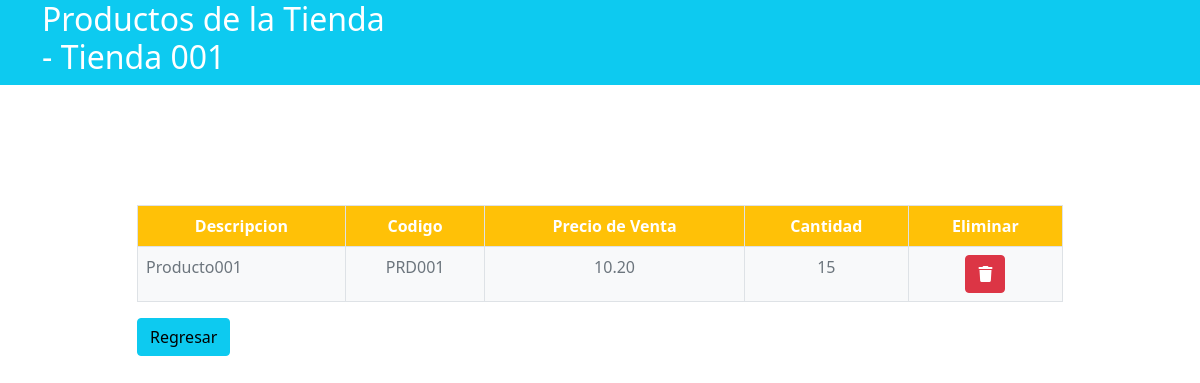
The app's page /gestionTienda/verProducto/9 with its own data.
### gestionTienda/models.py (models this page shows)
class Tienda(models.Model):
    direccionTienda = models.CharField(max_length=32, blank = True, null = True)
    provinciaTienda = models.CharField(max_length=32, blank = True, null = True)
    regionTienda = models.CharField(max_length=32, blank = True, null = True)
    fechaTienda = models.CharField(max_length=32, blank = True, null = True)
    telefonoTienda = models.CharField(max_length=32, blank = True, null = True)

class Producto(models.Model):
    descripcionProducto = models.CharField(max_length=32, blank = True, null = True)
    codigoProducto = models.CharField(max_length=32, blank = True, null = True)
    precioProducto = models.CharField(max_length=32, blank = True, null = True)
    cantidadProducto = models.CharField(max_length=32, blank = True, null = True)
    tiendaProducto = models.ForeignKey(Tienda,on_delete=models.SET_NULL,blank=True,null=True)

### gestionTienda/views.py (the view)
# urls.py: path('verProducto/<str:idTienda>', views.verProducto, name ='verProducto'),
def verProducto(request, idTienda):
    tiendaSeleccionado = Tienda.objects.get(id=idTienda)
    productosTienda = tiendaSeleccionado.producto_set.all().order_by('id')
    return render(request,'ProductoTienda.html', {
        'productosTienda':productosTienda,
        'tiendaSeleccionado':tiendaSeleccionado
    })

### gestionTienda/templates/ProductoTienda.html (shortened to what this page needs)
<!DOCTYPE html>
<html>
    <head>
        <link href="https://cdn.jsdelivr.net/npm/bootstrap@5.0.2/dist/css/bootstrap.min.css" rel="stylesheet">
        <link rel="stylesheet" href="https://cdnjs.cloudflare.com/ajax/libs/font-awesome/6.3.0/css/all.min.css" />
    </head>
    <body>
        <div class="bg-info">
            <div class="container">
                <div class="row">
                    <div class="col-4 text-white">
                        <div class="row">
                            <div class="col-15">
                                <h2>Productos de la Tienda - {{ tiendaSeleccionado.direccionTienda }}</h2>
                            </div>
                        </div>
                    </div>
                </div>
            </div>
        </div>
        <br>
        <br>
        <br>
        <div class="mt-5 container">
            <div class="row justify-content-center">
                <div class="col-10">
                    <table class="table table-bordered bg-dark text-white">
                        <thead class="text-center bg-warning">
                            <th>Descripcion</th>
                            <th>Codigo</th>
                            <th>Precio de Venta</th>
                            <th>Cantidad</th>
                            <th>Eliminar</th>
                        </thead>
                        <tbody class="bg-light text-secondary">
                            {% for producto in productosTienda %}
                            <tr>
                                <td>{{ producto.descripcionProducto }}</td>
                                <td class="text-center">{{ producto.codigoProducto }}</td>
                                <td class="text-center">{{ producto.precioProducto }}</td>
                                <td class="text-center">{{ producto.cantidadProducto }}</td>
                                <td class="text-center"><a class="btn btn-danger" href="{% url 'gestionTienda:eliminarProductoTienda' producto.id %}"><i class="fa-solid fa-trash"></i></a></td>
                            </tr>
                            {% endfor %}
                        </tbody>
                    </table>
                    <a class="btn btn-info" href="{% url 'gestionTienda:tienda' %}">Regresar</a>
                    <br>
                    <br>
                    <br>
                </div>
            </div>
        </div>
    </body>
</html>

### records on screen
Tienda: direccionTienda "Tienda 001"
Producto: descripcionProducto "Producto001", codigoProducto "PRD001", precioProducto "10.20", cantidadProducto "15"
